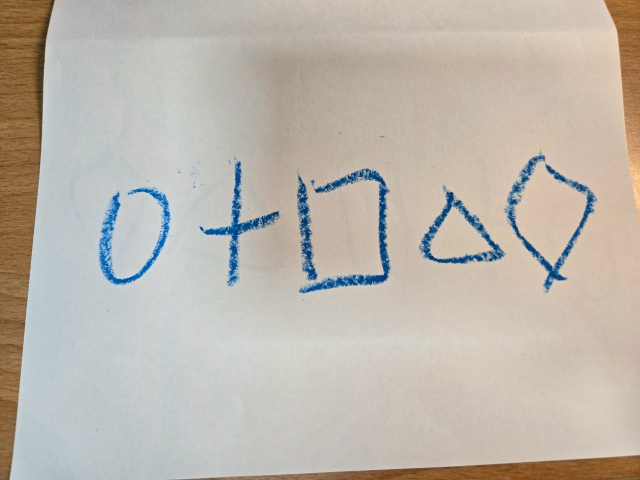
#> input picture summer_vacation/circle/raw/116_1.jpg, 1280 x 960 px (shown at 1/2 size)
$ python main.py
#> lines starting #> are read from the running program, lines starting #| are printed output that depends on the picture; after the words box and inside, x2 and y2 are one past the last pixel; in counts of white or black regions, pixels touching at a corner belong together
### summer_vacation/circle2/ShapeAnalyzer.py
import cv2
import numpy as np
import math
import os


class ShapeAnalyzer:
    def __init__(self, image_path="extracted_paper.jpg"):
        self.image_path = image_path
        self.img = None
        self.result_img = None

    def process(self, debug=False):

#> called with debug = False
        self.img = cv2.imread(self.image_path)
#> self.img is the input picture: shape (960, 1280, 3); mean B, G, R 173, 182.4, 189.1
        # cv2.imshow("original", self.img)
        if self.img is None:
            print("無法讀取圖片，請檢查路徑是否正確")
            return
        self.result_img = self.img.copy()
        gray = cv2.cvtColor(self.img, cv2.COLOR_BGR2GRAY)
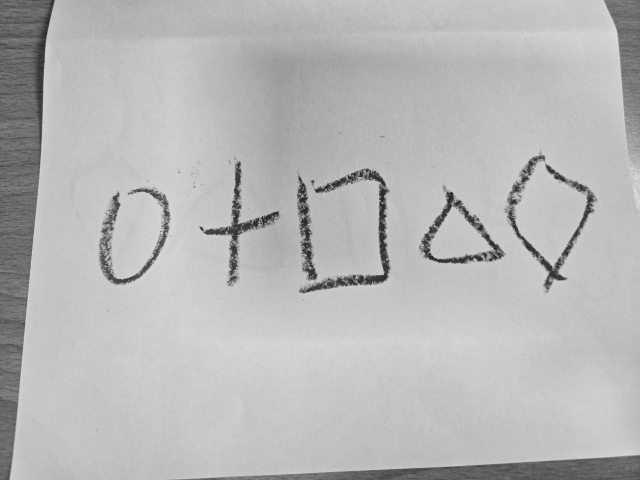
#> gray: shape (960, 1280) (shown at 1/2 size); min 28, max 236, mean 183.3
        # blurred = cv2.GaussianBlur(gray, (5, 5), 0)
        # cv2.imshow("blurred", blurred)
        # 使用自適應二值化取代 Canny 邊緣檢測
        adaptive_thresh = cv2.adaptiveThreshold(
            gray, 255, cv2.ADAPTIVE_THRESH_MEAN_C, cv2.THRESH_BINARY, 13, 2
        )
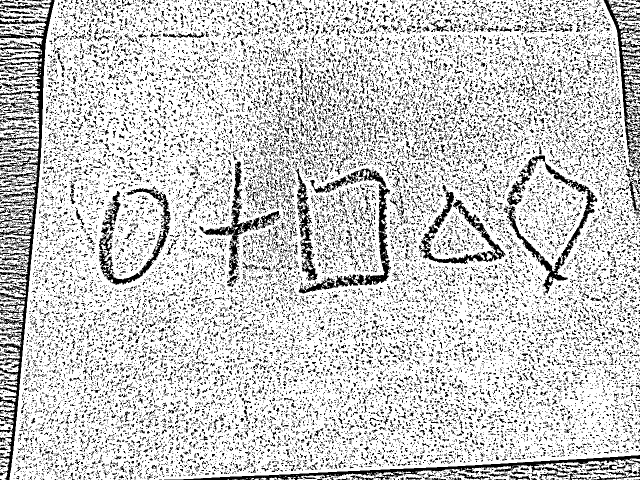
#> adaptive_thresh: shape (960, 1280) (shown at 1/2 size); 79.4% white; black in thin lines or dots

        # cv2.imshow("adaptive_thresh", adaptive_thresh)

        # 反轉圖像，讓物體變成白色，背景變成黑色
        thresh = cv2.bitwise_not(adaptive_thresh)
#> thresh: shape (960, 1280); 20.6% white in thin lines or dots

        # 形態學操作：先連接斷線，再去除雜訊
        # 使用閉運算連接斷開的線條
        kernel_close = np.ones((3, 3), np.uint8)
        thresh = cv2.morphologyEx(thresh, cv2.MORPH_CLOSE, kernel_close, iterations=1)
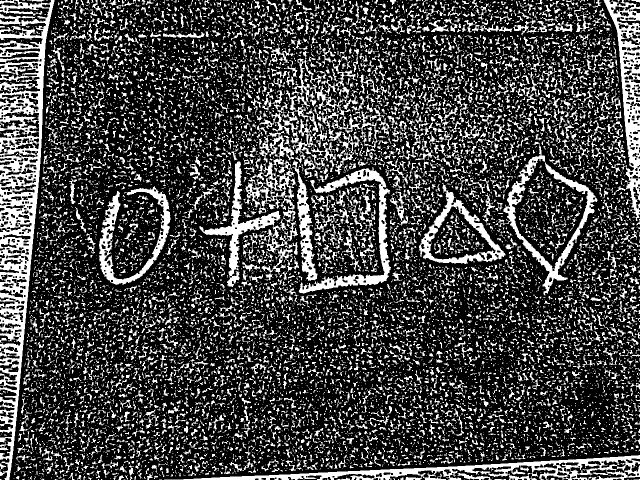
#> thresh: shape (960, 1280) (shown at 1/2 size); 26.5% white; 11196 white regions (8189 under 20 px), largest, box (x1, y1, x2, y2) and area: (0, 0, 109, 960) 35672, (487, 76, 770, 562) 18275, (328, 910, 1280, 960) 12873

        # 再用開運算去除小雜訊
        kernel_open = np.ones((3, 3), np.uint8)
        thresh = cv2.morphologyEx(thresh, cv2.MORPH_OPEN, kernel_open, iterations=1)
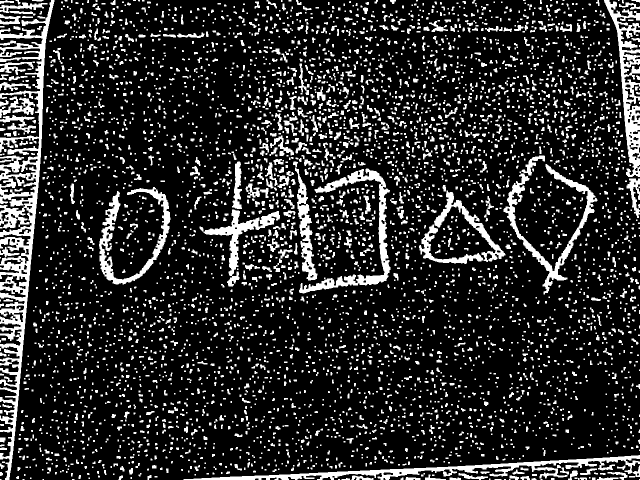
#> thresh: shape (960, 1280) (shown at 1/2 size); 16.7% white; 4809 white regions (2653 under 20 px), largest, box (x1, y1, x2, y2) and area: (0, 0, 109, 960) 25141, (367, 910, 1280, 960) 9412, (1208, 0, 1280, 354) 7872

        # [8 lines of commented-out code are left out]
        base_name = os.path.basename(self.image_path)
        img_prefix = base_name.split("_extracted_paper")[0]
        thresh_path = f"thresh/{img_prefix}_thresh.jpg"
        cv2.imwrite(thresh_path, thresh)
        if debug:
            cv2.imshow("original", self.img)
            cv2.imshow("adaptive_thresh", adaptive_thresh)
            cv2.imshow("thresh", thresh)
            cv2.waitKey(0)
            cv2.destroyAllWindows()
        return thresh_path, thresh, self.result_img, adaptive_thresh


# test_img\img3_extracted_paper.jpg
# [5 lines that do not run on import are left out]

### summer_vacation/circle/graph_yolov8/Analyze_graphics.py
import torch
import cv2
import math
import os
import shutil
from ultralytics import YOLO


class Analyze_graphics:
    def __init__(
        self,
        model_path=r"C:\Users\chang\Downloads\circle\runs\segment\train\weights\best.pt",
        class_names=["Circle", "Cross", "Diamond", "Square", "Triangle"],
    ):
        self.model = YOLO(model_path)
        self.class_names = class_names

    # [197 lines left out: functions calculate_distance, non_max_suppression_custom, reset_dir, infer_and_draw, not called in this run]
            # [5 lines of commented-out code are left out]


# [9 lines that do not run on import are left out]

### summer_vacation/circle/main.py
import cv2

from PrtSc import ScreenCapture
from PaperDetector_HSV import PaperDetector_HSV
from PaperDetector_edge import PaperDetector_edges
from ShapeAnalyzer import ShapeAnalyzer
from graph_yolov8.Analyze_graphics import Analyze_graphics
from DEL_IMG import reset_result_dir
import os


def PS():
    screen_capture = ScreenCapture()
    img_path = screen_capture.run()
    screen_capture.cleanup()
    return img_path


if __name__ == "__main__":
    # reset_result_dir()

    img_mode = "dir"  # 'PrtSc' or 'image' or 'dir'
    paper_detector_mode = "edge"  # HSV or edge
    if img_mode == "PrtSc":
        print("開始截圖...")
        image_path = PS()
    elif img_mode == "image":
        img = "img3.jpg"
        image_path = f"test_img\{img}"
    elif img_mode == "dir":
        img_dir = "raw"
        image_files = [
            f
            for f in os.listdir(img_dir)
            if f.lower().endswith((".png", ".jpg", ".jpeg", ".bmp"))
        ]
        if not image_files:
            print("資料夾中沒有圖片。")
            exit()
        for img in image_files:
            image_path = os.path.join(img_dir, img)
            print(f"處理圖片: {image_path}")

            pattern_detector = ShapeAnalyzer(image_path=image_path)
            thresh_img_path, thresh, result_img, adaptive_thresh = (
                pattern_detector.process()
            )
#> thresh_img_path = 'thresh/116_1.jpg_thresh.jpg'

            if thresh_img_path is not None:
                # print("\n開始圖形分析...")
#> (the run stopped early here; a loop or call above may not have finished)

$ run again, on summer_vacation/circle/raw/147_1.jpg
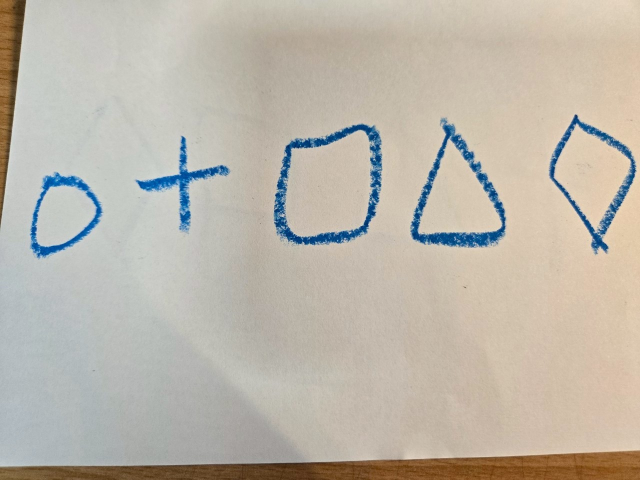
#> input picture summer_vacation/circle/raw/147_1.jpg, 1280 x 960 px (shown at 1/2 size)
#> in process, self.img is the input picture: shape (960, 1280, 3); mean B, G, R 170.7, 182, 188.3
#> in process, `adaptive_thresh = cv2.adaptiveThreshold( gray, 255, cv2.ADAPTIVE_THRES..`:
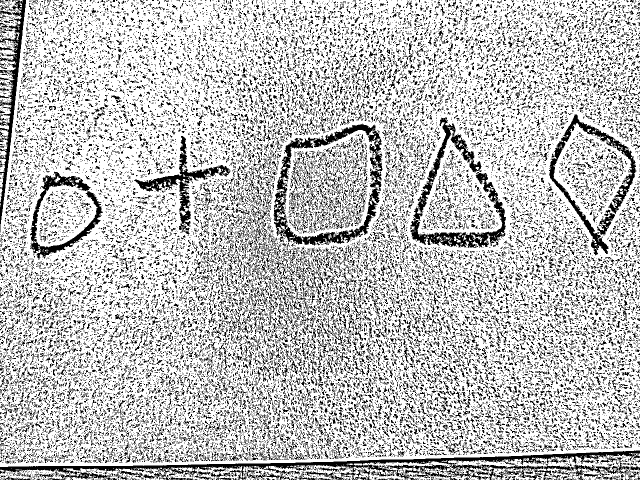
#> adaptive_thresh: shape (960, 1280) (shown at 1/2 size); 75.3% white; black in thin lines or dots
#> in process, `thresh = cv2.morphologyEx(thresh, cv2.MORPH_OPEN, kernel_open, iterati..`:
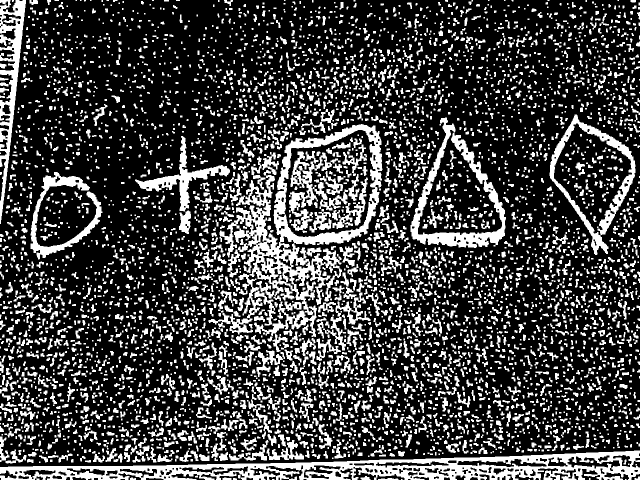
#> thresh: shape (960, 1280) (shown at 1/2 size); 25.8% white; 5299 white regions (2147 under 20 px), largest, box (x1, y1, x2, y2) and area: (0, 901, 1280, 960) 31617, (439, 248, 765, 630) 27323, (821, 235, 1012, 496) 10170
#> thresh_img_path = 'thresh/147_1.jpg_thresh.jpg'

$ run again, on summer_vacation/circle/raw/14_1.jpg
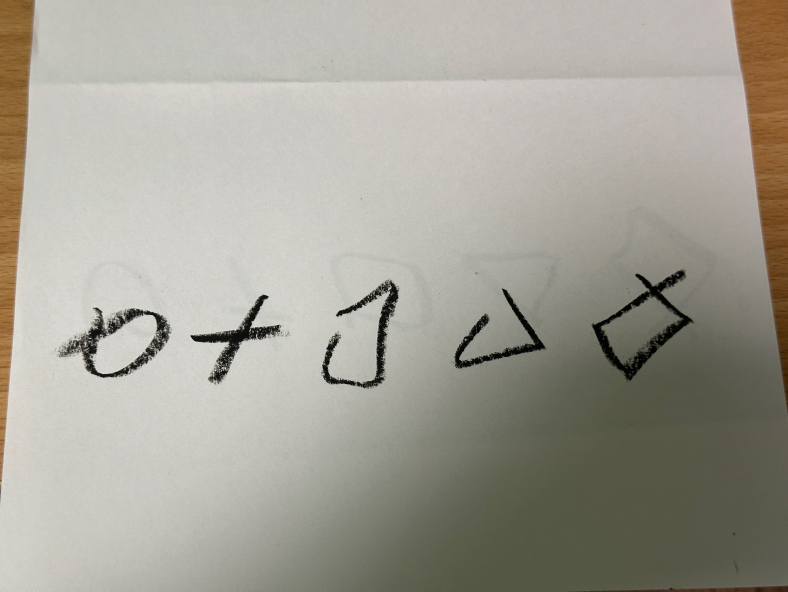
#> input picture summer_vacation/circle/raw/14_1.jpg, 2364 x 1774 px (shown at 1/3 size)
#> in process, self.img is the input picture: shape (1774, 2364, 3); mean B, G, R 151.4, 161.7, 164.5
#> in process, `adaptive_thresh = cv2.adaptiveThreshold( gray, 255, cv2.ADAPTIVE_THRES..`:
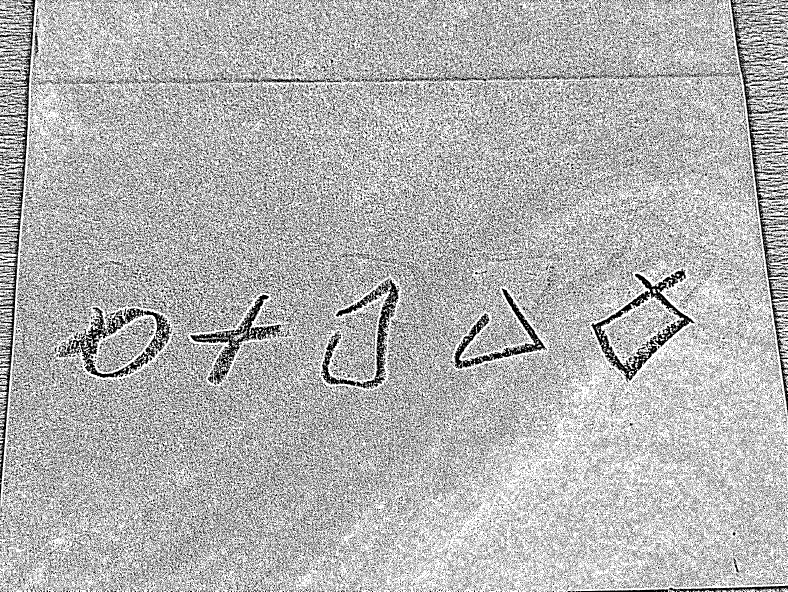
#> adaptive_thresh: shape (1774, 2364) (shown at 1/3 size); 70.3% white; black in thin lines or dots
#> in process, `thresh = cv2.morphologyEx(thresh, cv2.MORPH_OPEN, kernel_open, iterati..`:
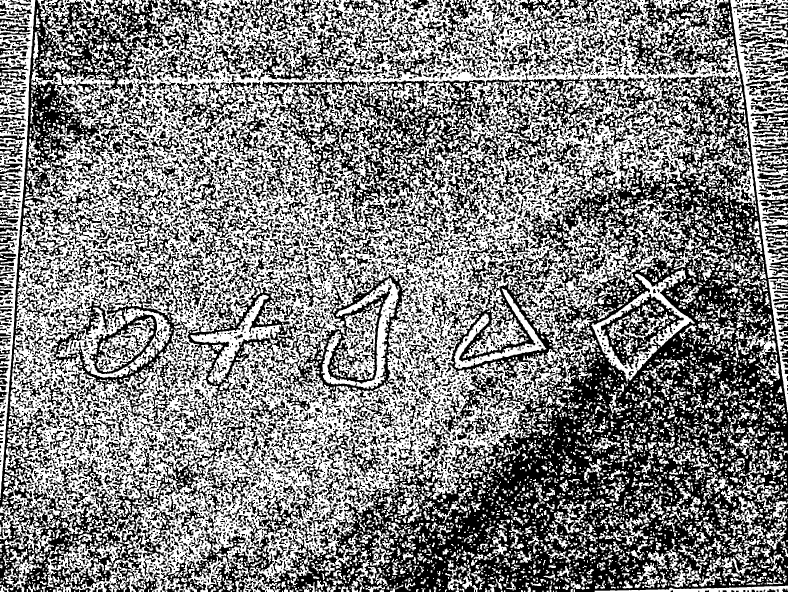
#> thresh: shape (1774, 2364) (shown at 1/3 size); 50.9% white; 5331 black regions (2163 under 20 px), largest, box (x1, y1, x2, y2) and area: (0, 0, 2364, 1774) 1286313, (562, 796, 1225, 1248) 62990, (215, 811, 563, 1252) 30396
#> thresh_img_path = 'thresh/14_1.jpg_thresh.jpg'

$ run again, on summer_vacation/circle/raw/201_1.jpg
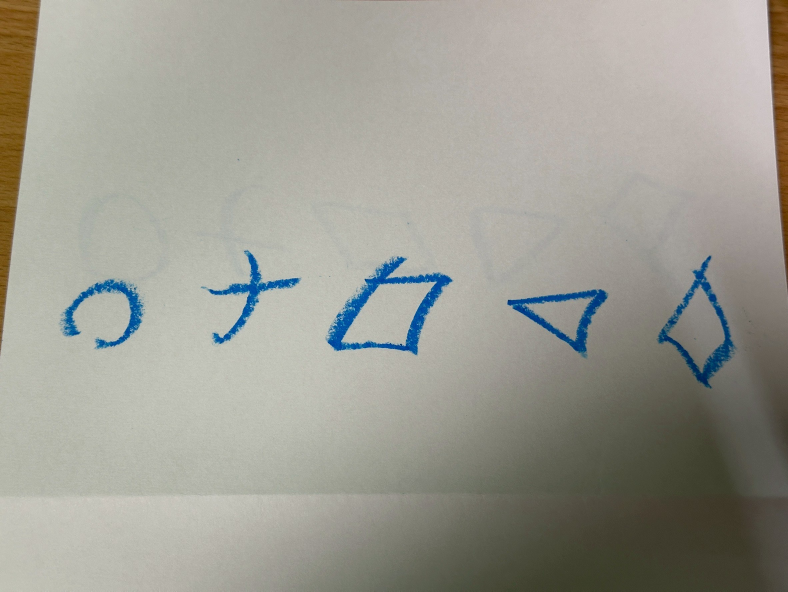
#> input picture summer_vacation/circle/raw/201_1.jpg, 2364 x 1774 px (shown at 1/3 size)
#> in process, self.img is the input picture: shape (1774, 2364, 3); mean B, G, R 147.1, 156.3, 157
#> in process, `adaptive_thresh = cv2.adaptiveThreshold( gray, 255, cv2.ADAPTIVE_THRES..`:
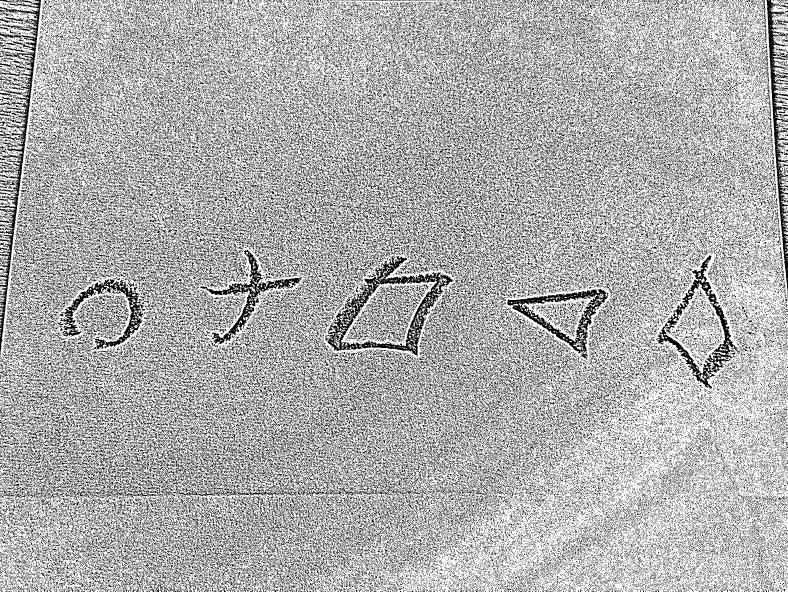
#> adaptive_thresh: shape (1774, 2364) (shown at 1/3 size); 68.4% white; black in thin lines or dots
#> in process, `thresh = cv2.morphologyEx(thresh, cv2.MORPH_OPEN, kernel_open, iterati..`:
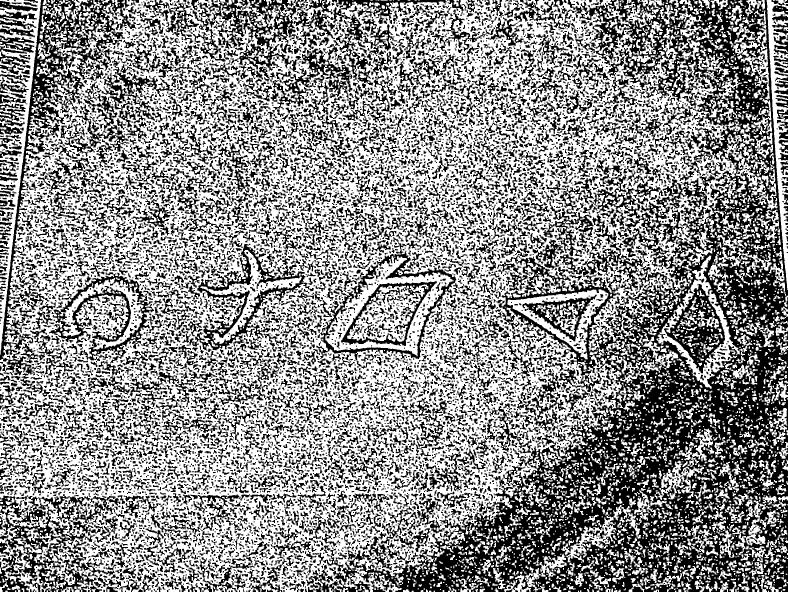
#> thresh: shape (1774, 2364) (shown at 1/3 size); 56.3% white; 8864 black regions (3329 under 20 px), largest, box (x1, y1, x2, y2) and area: (988, 0, 2364, 1774) 687179, (0, 0, 409, 1181) 58961, (0, 1482, 361, 1774) 35380
#> thresh_img_path = 'thresh/201_1.jpg_thresh.jpg'
